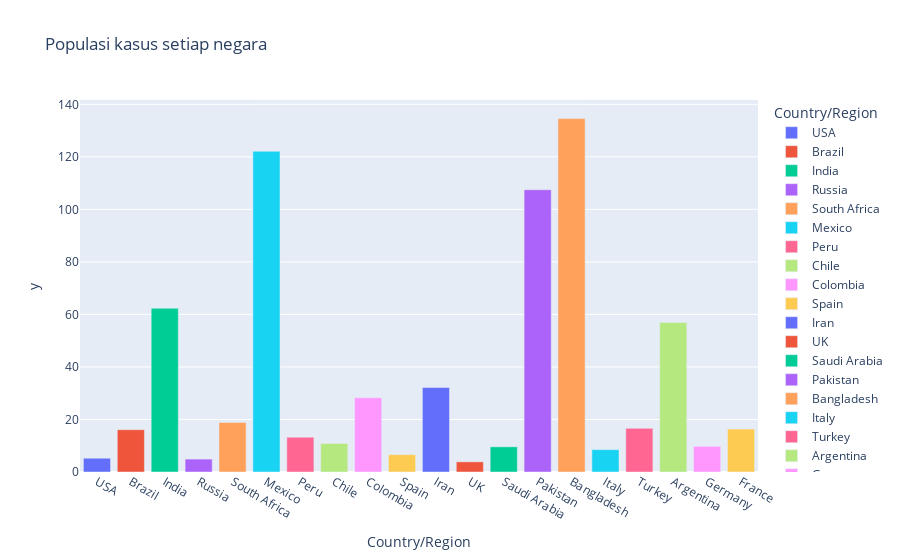

The notebook cell this image was saved under:
### Code cell
fig=px.bar(world_data.iloc[0:20],color='Country/Region',y=pop_test_ratio,x='Country/Region',title="Populasi kasus setiap negara")
fig.show()

### Figure 1 — Plotly figure (JSON) as saved in the notebook; plotly's stock layout.template omitted (floating-point values rounded to 4 significant figures)
{"data": [{"alignmentgroup": "True", "hovertemplate": "Country/Region=%{x}<br>y=%{y}<extra></extra>", "legendgroup": "USA", "marker": {"color": "#636efa", "pattern": {"shape": ""}}, "name": "USA", "offsetgroup": "USA", "orientation": "v", "showlegend": true, "textposition": "auto", "type": "bar", "x": ["USA"], "xaxis": "x", "y": [5.245], "yaxis": "y"}, {"alignmentgroup": "True", "hovertemplate": "Country/Region=%{x}<br>y=%{y}<extra></extra>", "legendgroup": "Brazil", "marker": {"color": "#EF553B", "pattern": {"shape": ""}}, "name": "Brazil", "offsetgroup": "Brazil", "orientation": "v", "showlegend": true, "textposition": "auto", "type": "bar", "x": ["Brazil"], "xaxis": "x", "y": [16.11], "yaxis": "y"}, {"alignmentgroup": "True", "hovertemplate": "Country/Region=%{x}<br>y=%{y}<extra></extra>", "legendgroup": "India", "marker": {"color": "#00cc96", "pattern": {"shape": ""}}, "name": "India", "offsetgroup": "India", "orientation": "v", "showlegend": true, "textposition": "auto", "type": "bar", "x": ["India"], "xaxis": "x", "y": [62.37], "yaxis": "y"}, {"alignmentgroup": "True", "hovertemplate": "Country/Region=%{x}<br>y=%{y}<extra></extra>", "legendgroup": "Russia", "marker": {"color": "#ab63fa", "pattern": {"shape": ""}}, "name": "Russia", "offsetgroup": "Russia", "orientation": "v", "showlegend": true, "textposition": "auto", "type": "bar", "x": ["Russia"], "xaxis": "x", "y": [4.911], "yaxis": "y"}, {"alignmentgroup": "True", "hovertemplate": "Country/Region=%{x}<br>y=%{y}<extra></extra>", "legendgroup": "South Africa", "marker": {"color": "#FFA15A", "pattern": {"shape": ""}}, "name": "South Africa", "offsetgroup": "South Africa", "orientation": "v", "showlegend": true, "textposition": "auto", "type": "bar", "x": ["South Africa"], "xaxis": "x", "y": [18.85], "yaxis": "y"}, {"alignmentgroup": "True", "hovertemplate": "Country/Region=%{x}<br>y=%{y}<extra></extra>", "legendgroup": "Mexico", "marker": {"color": "#19d3f3", "pattern": {"shape": ""}}, "name": "Mexico", "offsetgroup": "Mexico", "orientation": "v", "showlegend": true, "textposition": "auto", "type": "bar", "x": ["Mexico"], "xaxis": "x", "y": [122.1], "yaxis": "y"}, {"alignmentgroup": "True", "hovertemplate": "Country/Region=%{x}<br>y=%{y}<extra></extra>", "legendgroup": "Peru", "marker": {"color": "#FF6692", "pattern": {"shape": ""}}, "name": "Peru", "offsetgroup": "Peru", "orientation": "v", "showlegend": true, "textposition": "auto", "type": "bar", "x": ["Peru"], "xaxis": "x", "y": [13.24], "yaxis": "y"}, {"alignmentgroup": "True", "hovertemplate": "Country/Region=%{x}<br>y=%{y}<extra></extra>", "legendgroup": "Chile", "marker": {"color": "#B6E880", "pattern": {"shape": ""}}, "name": "Chile", "offsetgroup": "Chile", "orientation": "v", "showlegend": true, "textposition": "auto", "type": "bar", "x": ["Chile"], "xaxis": "x", "y": [10.87], "yaxis": "y"}, {"alignmentgroup": "True", "hovertemplate": "Country/Region=%{x}<br>y=%{y}<extra></extra>", "legendgroup": "Colombia", "marker": {"color": "#FF97FF", "pattern": {"shape": ""}}, "name": "Colombia", "offsetgroup": "Colombia", "orientation": "v", "showlegend": true, "textposition": "auto", "type": "bar", "x": ["Colombia"], "xaxis": "x", "y": [28.27], "yaxis": "y"}, {"alignmentgroup": "True", "hovertemplate": "Country/Region=%{x}<br>y=%{y}<extra></extra>", "legendgroup": "Spain", "marker": {"color": "#FECB52", "pattern": {"shape": ""}}, "name": "Spain", "offsetgroup": "Spain", "orientation": "v", "showlegend": true, "textposition": "auto", "type": "bar", "x": ["Spain"], "xaxis": "x", "y": [6.619], "yaxis": "y"}, {"alignmentgroup": "True", "hovertemplate": "Country/Region=%{x}<br>y=%{y}<extra></extra>", "legendgroup": "Iran", "marker": {"color": "#636efa", "pattern": {"shape": ""}}, "name": "Iran", "offsetgroup": "Iran", "orientation": "v", "showlegend": true, "textposition": "auto", "type": "bar", "x": ["Iran"], "xaxis": "x", "y": [32.19], "yaxis": "y"}, {"alignmentgroup": "True", "hovertemplate": "Country/Region=%{x}<br>y=%{y}<extra></extra>", "legendgroup": "UK", "marker": {"color": "#EF553B", "pattern": {"shape": ""}}, "name": "UK", "offsetgroup": "UK", "orientation": "v", "showlegend": true, "textposition": "auto", "type": "bar", "x": ["UK"], "xaxis": "x", "y": [3.878], "yaxis": "y"}, {"alignmentgroup": "True", "hovertemplate": "Country/Region=%{x}<br>y=%{y}<extra></extra>", "legendgroup": "Saudi Arabia", "marker": {"color": "#00cc96", "pattern": {"shape": ""}}, "name": "Saudi Arabia", "offsetgroup": "Saudi Arabia", "orientation": "v", "showlegend": true, "textposition": "auto", "type": "bar", "x": ["Saudi Arabia"], "xaxis": "x", "y": [9.59], "yaxis": "y"}, {"alignmentgroup": "True", "hovertemplate": "Country/Region=%{x}<br>y=%{y}<extra></extra>", "legendgroup": "Pakistan", "marker": {"color": "#ab63fa", "pattern": {"shape": ""}}, "name": "Pakistan", "offsetgroup": "Pakistan", "orientation": "v", "showlegend": true, "textposition": "auto", "type": "bar", "x": ["Pakistan"], "xaxis": "x", "y": [107.5], "yaxis": "y"}, {"alignmentgroup": "True", "hovertemplate": "Country/Region=%{x}<br>y=%{y}<extra></extra>", "legendgroup": "Bangladesh", "marker": {"color": "#FFA15A", "pattern": {"shape": ""}}, "name": "Bangladesh", "offsetgroup": "Bangladesh", "orientation": "v", "showlegend": true, "textposition": "auto", "type": "bar", "x": ["Bangladesh"], "xaxis": "x", "y": [134.6], "yaxis": "y"}, {"alignmentgroup": "True", "hovertemplate": "Country/Region=%{x}<br>y=%{y}<extra></extra>", "legendgroup": "Italy", "marker": {"color": "#19d3f3", "pattern": {"shape": ""}}, "name": "Italy", "offsetgroup": "Italy", "orientation": "v", "showlegend": true, "textposition": "auto", "type": "bar", "x": ["Italy"], "xaxis": "x", "y": [8.515], "yaxis": "y"}, {"alignmentgroup": "True", "hovertemplate": "Country/Region=%{x}<br>y=%{y}<extra></extra>", "legendgroup": "Turkey", "marker": {"color": "#FF6692", "pattern": {"shape": ""}}, "name": "Turkey", "offsetgroup": "Turkey", "orientation": "v", "showlegend": true, "textposition": "auto", "type": "bar", "x": ["Turkey"], "xaxis": "x", "y": [16.61], "yaxis": "y"}, {"alignmentgroup": "True", "hovertemplate": "Country/Region=%{x}<br>y=%{y}<extra></extra>", "legendgroup": "Argentina", "marker": {"color": "#B6E880", "pattern": {"shape": ""}}, "name": "Argentina", "offsetgroup": "Argentina", "orientation": "v", "showlegend": true, "textposition": "auto", "type": "bar", "x": ["Argentina"], "xaxis": "x", "y": [56.93], "yaxis": "y"}, {"alignmentgroup": "True", "hovertemplate": "Country/Region=%{x}<br>y=%{y}<extra></extra>", "legendgroup": "Germany", "marker": {"color": "#FF97FF", "pattern": {"shape": ""}}, "name": "Germany", "offsetgroup": "Germany", "orientation": "v", "showlegend": true, "textposition": "auto", "type": "bar", "x": ["Germany"], "xaxis": "x", "y": [9.761], "yaxis": "y"}, {"alignmentgroup": "True", "hovertemplate": "Country/Region=%{x}<br>y=%{y}<extra></extra>", "legendgroup": "France", "marker": {"color": "#FECB52", "pattern": {"shape": ""}}, "name": "France", "offsetgroup": "France", "orientation": "v", "showlegend": true, "textposition": "auto", "type": "bar", "x": ["France"], "xaxis": "x", "y": [16.35], "yaxis": "y"}], "layout": {"barmode": "relative", "legend": {"title": {"text": "Country/Region"}, "tracegroupgap": 0}, "title": {"text": "Populasi kasus setiap negara"}, "xaxis": {"anchor": "y", "categoryarray": ["USA", "Brazil", "India", "Russia", "South Africa", "Mexico", "Peru", "Chile", "Colombia", "Spain", "Iran", "UK", "Saudi Arabia", "Pakistan", "Bangladesh", "Italy", "Turkey", "Argentina", "Germany", "France"], "categoryorder": "array", "domain": [0, 1], "title": {"text": "Country/Region"}}, "yaxis": {"anchor": "x", "domain": [0, 1], "title": {"text": "y"}}}}
